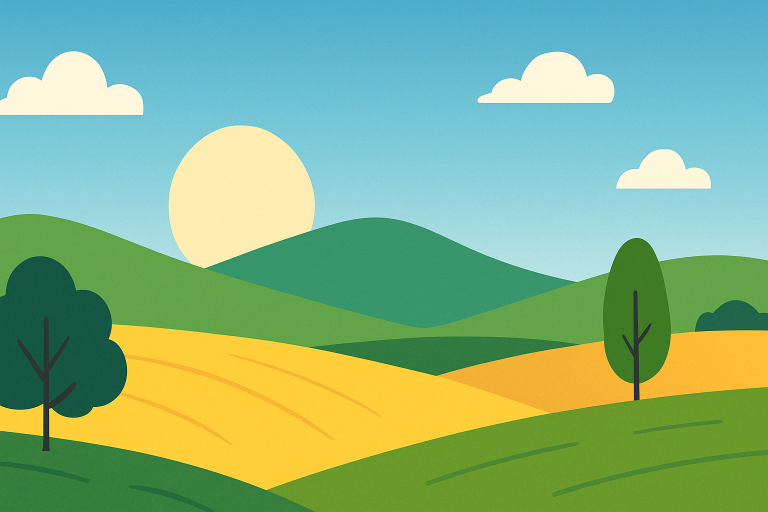
#> input picture week5/resim.png, 1536 x 1024 px (shown at 1/2 size)
$ jupyter execute 'ödev_kodları.ipynb'
#> lines starting #> are read from the running program, lines starting #| are printed output that depends on the picture; after the words box and inside, x2 and y2 are one past the last pixel; in counts of white or black regions, pixels touching at a corner belong together
[cell 1]
import cv2
import numpy as np


resim_yolu = 'resim.png'

# Görüntüyü yükleme
img = cv2.imread(resim_yolu)
#> img is the input picture: shape (1024, 1536, 3); mean B, G, R 133.6, 179.5, 132.4

if img is None:
    # Resim bulunamazsa hata mesajı
    print(f"Hata: Resim yolu '{resim_yolu}' bulunamadı. Dosya adını ve klasörü kontrol edin.")
else:
    #  Görüntüyü bir pencerede göster
    cv2.imshow('Orijinal Resim', img)

    #  Resmin boyutlarını ve kanal sayısını yazdır
    # img.shape formatı: (Yükseklik, Genişlik, Kanal)
    print(f"Görüntü Boyutu (Yükseklik, Genişlik, Kanal): {img.shape}")
#| Görüntü Boyutu (Yükseklik, Genişlik, Kanal): (1024, 1536, 3)
    print(f"Veri Tipi: {img.dtype}") # Piksel değerlerinin tipi (genellikle uint8)
#| Veri Tipi: uint8

    # Pencerenin açık kalmasını sağlar (herhangi bir tuşa basılana kadar)
    cv2.waitKey(0)
    cv2.destroyAllWindows() # Tüm OpenCV pencerelerini kapat

[cell 2]
# Görüntüyü B, G, R kanallarına ayır
B, G, R = cv2.split(img)
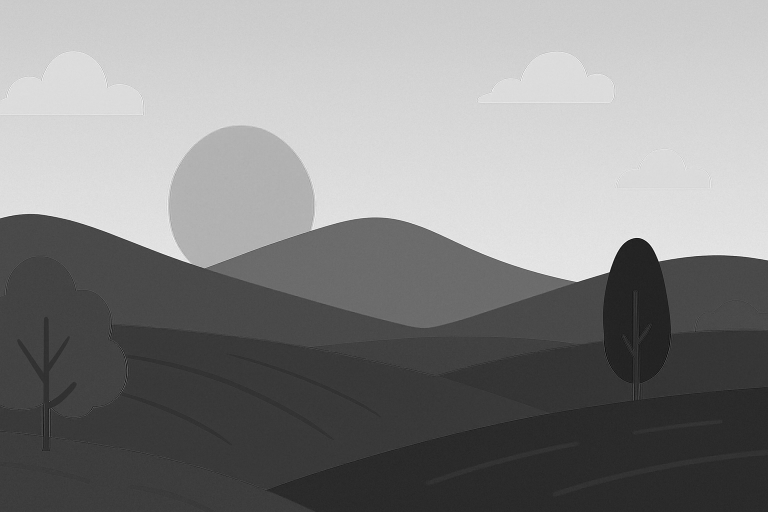
#> B: shape (1024, 1536) (shown at 1/2 size); min 0, max 255, mean 133.6
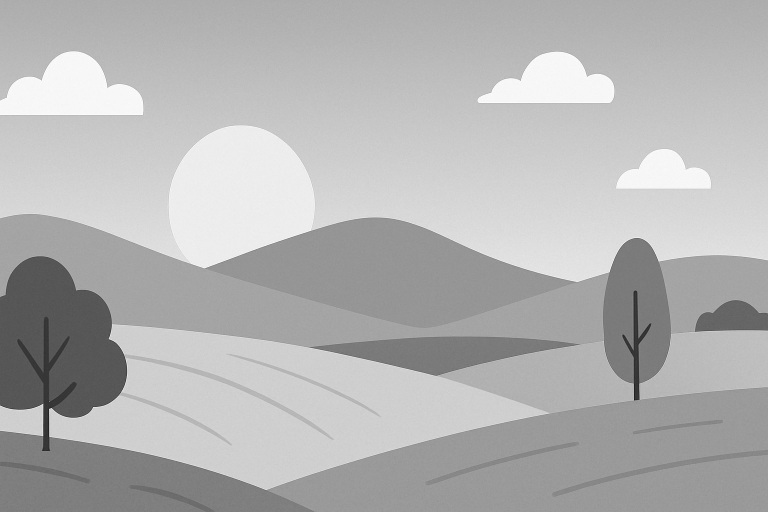
#> G: shape (1024, 1536) (shown at 1/2 size); min 2, max 255, mean 179.5
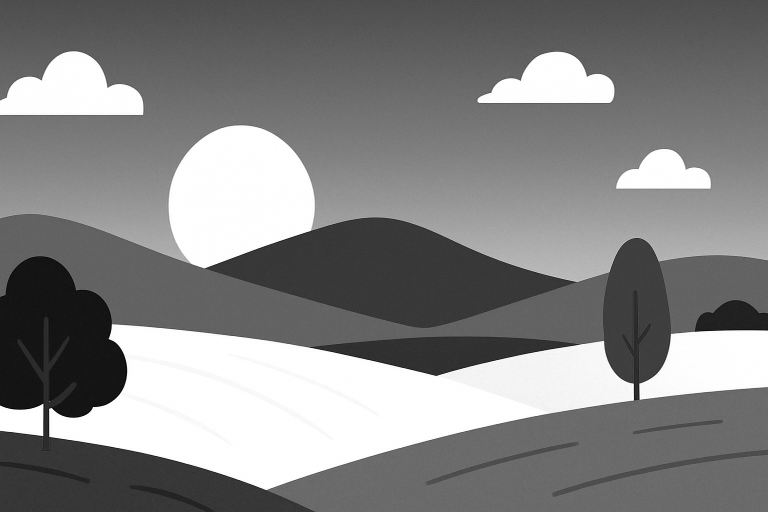
#> R: shape (1024, 1536) (shown at 1/2 size); min 0, max 255, mean 132.4

# Kanalları ayrı ayrı görüntüleme
# NOT: Her kanal sadece yoğunluk verisi içerdiği için siyah beyaz görünür.
cv2.imshow('Mavi Kanal', B)
cv2.imshow('Yesil Kanal', G)
cv2.imshow('Kirmizi Kanal', R)

print("Görüntü 3 renk kanalına (B, G, R) ayrıldı ve görüntülendi.")

# Pencereyi kapatmak için tuş bekleniyor
cv2.waitKey(0)
cv2.destroyAllWindows()


# Kanal Takası Yapılmış Versiyon Oluşturma (R ve B'yi değiştirme)
# OpenCV BGR kullanır. Biz RGB sırasıyla birleştirerek renkleri değiştiriyoruz.
img_swapped = cv2.merge([R, G, B])
cv2.imshow('Kanal Takasi (Kirmizi ve Mavi Yer Degistirdi)', img_swapped)

print("Kanal takası başarıyla yapıldı.")

# Pencereyi kapatmak için tuş bekleniyor
cv2.waitKey(0)
cv2.destroyAllWindows()

[cell 3]
# Resim boyutları: Yükseklik: 1080, Genişlik: 1920

# Yükseklik (Y ekseni: 0'dan 1080'e kadar)
y_baslangic = 100
y_bitis = 850

# Genişlik (X ekseni: 0'dan 1920'ye kadar)
x_baslangic = 50
x_bitis = 1400

# 5a. Görüntüyü kırpma

img_cropped = img[y_baslangic:y_bitis, x_baslangic:x_bitis]
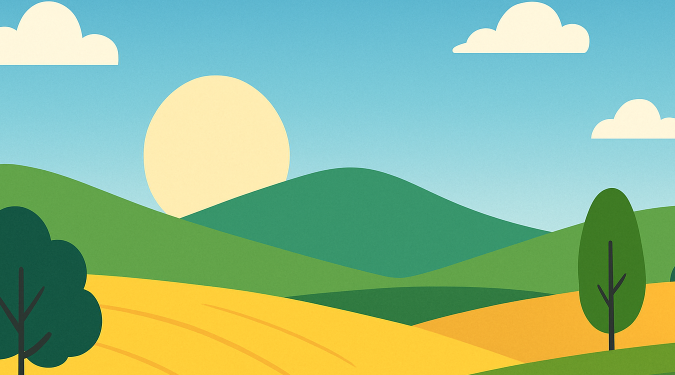
#> img_cropped: shape (750, 1350, 3) (shown at 1/2 size); mean B, G, R 143.5, 185.8, 142.4
cv2.imshow('Kirpilmis Resim (Merkez 500x500)', img_cropped)

# 5b. Görüntüyü yeniden boyutlandırma (bu kısım sabit kaldı, hedef boyut 300x400)
yeni_boyut = (300, 400)
img_resized = cv2.resize(img, yeni_boyut)
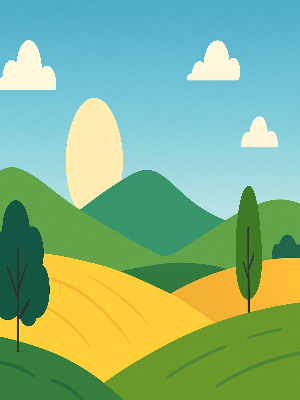
#> img_resized: shape (400, 300, 3); mean B, G, R 133.5, 179.4, 132.3
cv2.imshow('Yeniden Boyutlandirilmis Resim (300x400)', img_resized)

print(f"Resim ({y_baslangic}:{y_bitis}, {x_baslangic}:{x_bitis}) aralığında kırpıldı ve {yeni_boyut} boyutuna yeniden ayarlandı.")

# Pencereyi kapatmak için tuş bekleniyor
cv2.waitKey(0)
cv2.destroyAllWindows()

[cell 4]
import cv2
import numpy as np

# Web kamerasını aç (0, genellikle varsayılan kameradır) [cite: 24]
cap = cv2.VideoCapture(0)

if not cap.isOpened():
    print("Hata: Kamera açılamadı! Lütfen başka bir programın kamerayı kullanmadığından emin olun.")
else:
    print("Kamera başarıyla açıldı. Video akışını durdurmak için 'q' tuşuna basın.")

    while True:
        # Kameradan bir kare oku
        ret, frame = cap.read()
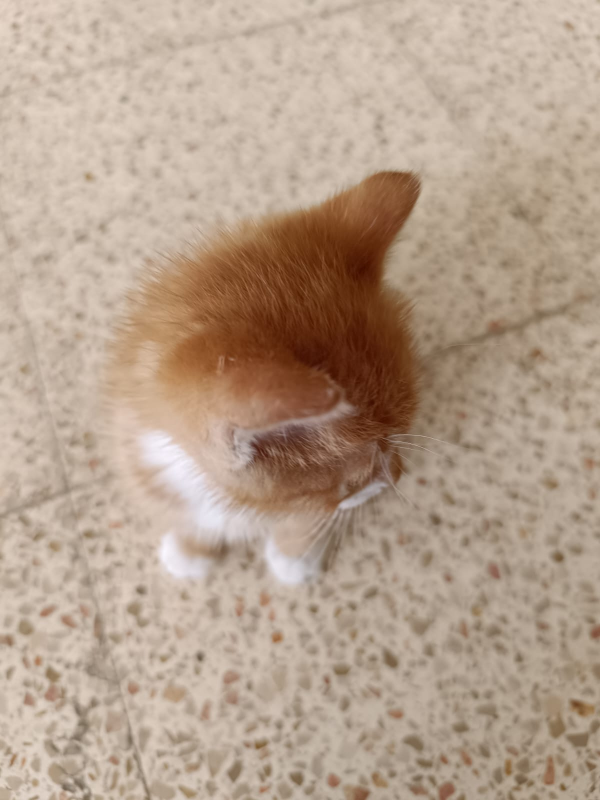
#> input picture fotograf/0.jpeg, 1200 x 1600 px, given in place of the camera (shown at 1/2 size)
#> frame is the input picture: shape (1600, 1200, 3); mean B, G, R 141.2, 159.6, 181

        if not ret:
            print("Kare alınamadı, çıkılıyor...")
            break

        # ---  GÖREV: Kare Üzerine Şekiller ve Metin Çizme  ---

        #  Yeşil bir dikdörtgen çizme (BGR: (0, 255, 0))
        cv2.rectangle(frame, (50, 50), (250, 250), (0, 255, 0), 3)

        #  Mavi bir daire çizme (içi dolu)
        cv2.circle(frame, (400, 150), 100, (255, 0, 0), -1)

        # Beyaz metin ekleme
        cv2.putText(frame, 'CANLI VIDEO', (50, 450),
                    cv2.FONT_HERSHEY_SIMPLEX, 1.5, (255, 255, 255), 3)

        # Görüntüyü bir pencerede göster
        cv2.imshow('CANLI VIDEO WIZARD', frame)

        # Kullanıcı girişini bekle
        key = cv2.waitKey(1)
#> (key q is pressed here)

        # 'q' tuşu ile çıkış
        if key == ord('q'):
            break

        # GÖREV: Ekran Görüntüsü (Screenshot) Özelliği
        # 's' tuşuna basılırsa kareyi kaydet
        elif key == ord('s'):
            cv2.imwrite('screenshot_proje2.png', frame)
            print("Ekran görüntüsü kaydedildi: screenshot_proje2.png")

    # Tüm kaynakları serbest bırak ve pencereleri kapat
    cap.release()
    cv2.destroyAllWindows()

[cell 5]
import cv2
import numpy as np

# Global değişkenler ve callback fonksiyonu (Değişmedi)
drawing = False
last_x, last_y = -1, -1

def cizim_yap(event, x, y, flags, param):
    """Fare olaylarını işleyen geri çağrı fonksiyonu"""
    global drawing, last_x, last_y


    if event == cv2.EVENT_LBUTTONDOWN:
        drawing = True
        last_x, last_y = x, y

    elif event == cv2.EVENT_MOUSEMOVE:
        if drawing == True:

            cv2.circle(param, (x, y), 5, (0, 0, 255), -1)
            last_x, last_y = x, y

    elif event == cv2.EVENT_LBUTTONUP:
        drawing = False

# Ana Program ve Kamerayı Bağlama
cap = cv2.VideoCapture(0)

#  ÖNCE PENCEREYİ OLUŞTUR
pencere_adi = 'Boyama Programi'
cv2.namedWindow(pencere_adi)

# SONRA FARE OLAYLARINI PENCEREYE BAĞLA

cv2.setMouseCallback(pencere_adi, cizim_yap, None)

if not cap.isOpened():
    print("Hata: Kamera açılamadı.")
else:
    print("Canlı yayın başladı. Çizim yapmak için fare sol tuşuna basılı tutun. Çıkış için 'q'.")

    while True:
        ret, frame = cap.read()
        if not ret:
            break


        cv2.setMouseCallback(pencere_adi, cizim_yap, frame) # Bu satır, çizimlerin güncel kareye yapılmasını sağlar.

        cv2.imshow(pencere_adi, frame)

        if cv2.waitKey(1) == ord('q'):
#> (key q is pressed here)
            break

    cap.release()
    cv2.destroyAllWindows()

[cell 6]
import cv2
import numpy as np

# GÖREV: Takip Edilecek Rengi Belirleme
# ÖNEMLİ: Kendi takip etmek istediğiniz nesnenin

low_blue = np.array([90, 50, 50])  # Düşük Ton, Doygunluk, Değer
high_blue = np.array([130, 255, 255]) # Yüksek Ton, Doygunluk, Değer

# Kamerayı aç
cap = cv2.VideoCapture(0)

if not cap.isOpened():
    print("Hata: Kamera açılamadı.")
else:
    while True:
        ret, frame = cap.read()
        if not ret:
            break


        hsv = cv2.cvtColor(frame, cv2.COLOR_BGR2HSV)
#> hsv: shape (1600, 1200, 3); mean H, S, V 16.1, 62.7, 181


        mask = cv2.inRange(hsv, low_blue, high_blue) # [cite: 33]
#> mask: shape (1600, 1200); every value is 0


        res = cv2.bitwise_and(frame, frame, mask=mask)
#> res: shape (1600, 1200, 3); every value is 0

        # GÖREV: Konturları (Nesne Sınırlarını) Bulma

        contours, hierarchy = cv2.findContours(mask, cv2.RETR_EXTERNAL, cv2.CHAIN_APPROX_SIMPLE) # [cite: 33]
#> contours = []

        # 3. ve 4. GÖREV: Filtreleme ve Bounding Box (Sınırlayıcı Kutu) Çizme
        if contours:

            largest_contour = max(contours, key=cv2.contourArea) # [cite: 33]

            #  GÖREV: Gürültüyü/küçük nesneleri filtrele
            if cv2.contourArea(largest_contour) > 500:

                #  GÖREV: En büyük nesnenin etrafına sınırlayıcı kutu çiz

                x, y, w, h = cv2.boundingRect(largest_contour)

                cv2.rectangle(frame, (x, y), (x + w, y + h), (255, 0, 0), 2)

                cv2.putText(frame, 'NESNE ALGILANDI', (x, y - 10), cv2.FONT_HERSHEY_SIMPLEX, 0.7, (255, 0, 0), 2)

        # Sonuçları göster
        cv2.imshow('Orijinal Kare (Takip)', frame)
        cv2.imshow('HSV Maskesi', mask) # Bu pencere sadece beyaz/siyah (ikili) maskeyi gösterir

        if cv2.waitKey(1) == ord('q'):
#> (key q is pressed here)
            break

    cap.release()
    cv2.destroyAllWindows()

[cell 7]
import cv2
import numpy as np

# Haar Cascade dosyasını yükle

face_cascade = cv2.CascadeClassifier('haarcascade_frontalface_default.xml')

if face_cascade.empty():
    # Bu kontrol, dosyanın hâlâ bulunamadığı durumlar için kalmalı
    print("Hata: Haar Cascade XML dosyası yüklenemedi. Lütfen 'haarcascade_frontalface_default.xml' dosyasının doğru klasörde olduğundan emin olun.")
else:
    # Kamerayı aç
    cap = cv2.VideoCapture(0)

    if not cap.isOpened():
        print("Hata: Kamera açılamadı.")
    else:
        print("Canlı yüz algılama başladı. Yüzünüzü kameraya yaklaştırın. Çıkış için 'q'.")

        while True:
            ret, frame = cap.read()
            if not ret:
                break

            # Performans için kareyi gri tonlamaya çevir
            gray = cv2.cvtColor(frame, cv2.COLOR_BGR2GRAY)
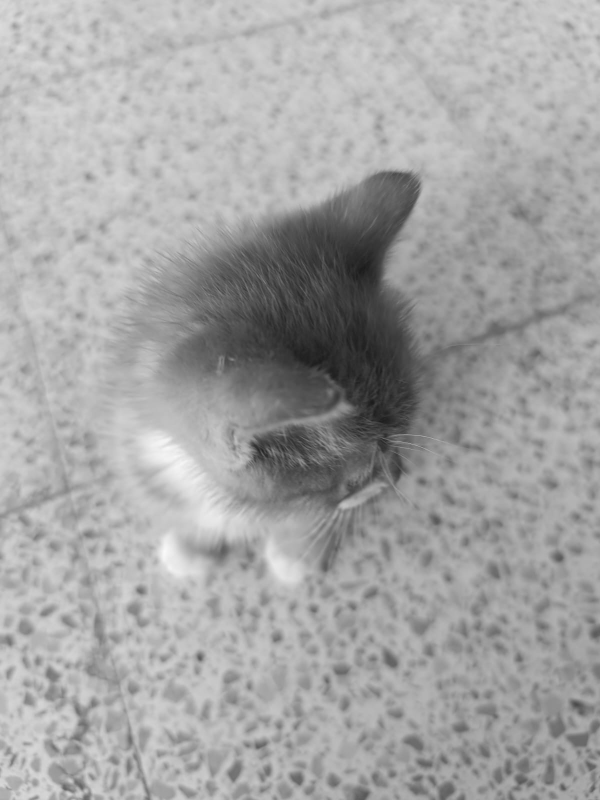
#> gray: shape (1600, 1200) (shown at 1/2 size); min 25, max 250, mean 163.9

            # Yüzleri algıla
            faces = face_cascade.detectMultiScale(
                gray,
                scaleFactor=1.1,
                minNeighbors=5,
                minSize=(30, 30)
            )
#> faces = [[876, 1508, 63, 63], [116, 1164, 78, 78], [71, 1461, 109, 109], [170, 550, 136, 136]]

            # Yüz Algılama ve Filtre Uygulama
            for (x, y, w, h) in faces:
                # 1. Yüz Çevresine Kutu Çiz
                cv2.rectangle(frame, (x, y), (x + w, y + h), (0, 255, 0), 2)

                # 2. GÖREV: Yüz Bölgesine "Privacy Blur" (Gizlilik Bulanıklığı) Uygula
                face_roi = frame[y:y+h, x:x+w]

                # Bulanıklık uygula (çekirdek boyutu ne kadar büyükse o kadar bulanık)
                # w//8 | 1, genişliği 8'e bölüp tek sayıya yuvarlar (Gaussian blur için gerekli)
                blur_amount = w // 10 | 1 # Bulanıklık miktarını yüz boyutuna göre ayarlar
                face_roi = cv2.GaussianBlur(face_roi, (blur_amount, blur_amount), 0)

                # Bulanık bölgeyi tekrar kareye yerleştir
                frame[y:y+h, x:x+w] = face_roi
#> this loop made 4 passes
#> (x, y, w, h, blur_amount) on passes 1 to 4: (876, 1508, 63, 63, 7), (116, 1164, 78, 78, 7), (71, 1461, 109, 109, 11), (170, 550, 136, 136, 13)
#> pass 2, `face_roi = cv2.GaussianBlur(face_roi, (blur_amount, blur_amount), 0)`:
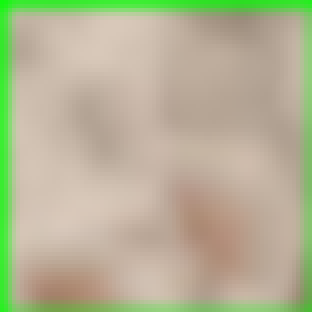
#> face_roi: shape (78, 78, 3) (shown 4 times larger); mean B, G, R 148.8, 179.6, 180.9
#> after the loop:
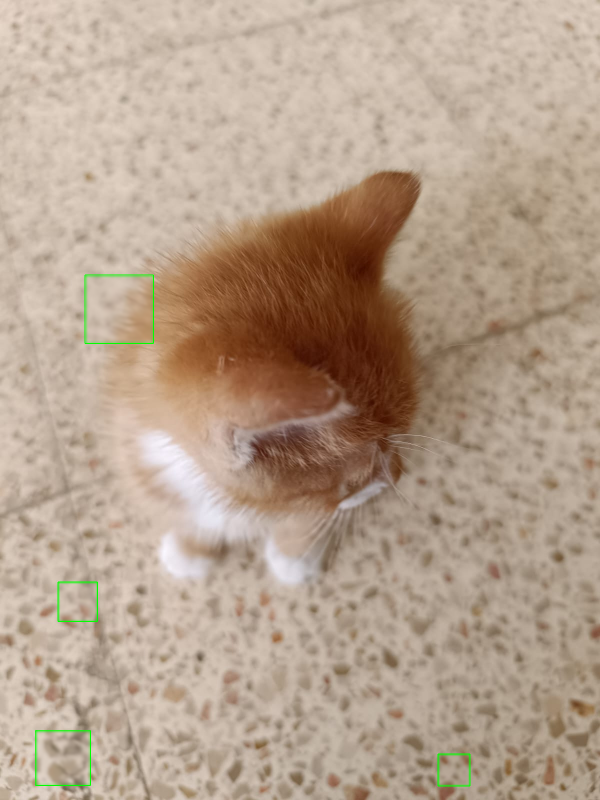
#> frame: shape (1600, 1200, 3) (shown at 1/2 size); 1.95% of pixels changed, all inside (x1, y1, x2, y2) = (70, 549, 941, 1573)

            # 3. GÖREV: Yüz Sayısını Görüntüleme
            face_count = len(faces)
#> face_count = 4
            cv2.putText(frame, f'Yuz Sayisi: {face_count}', (10, 30),
                        cv2.FONT_HERSHEY_SIMPLEX, 1, (0, 255, 0), 2)
#> frame: shape (1600, 1200, 3); 0.06% of pixels changed, all inside (x1, y1, x2, y2) = (10, 7, 214, 39)

            cv2.imshow('Akilli Selfie Uygulamasi', frame)

            if cv2.waitKey(1) == ord('q'):
#> (key q is pressed here)
                break

        cap.release()
        cv2.destroyAllWindows()

[cell 8]
import cv2
import numpy as np

# 1. GÖREV: Sanal İçeriği Yükle
logo = cv2.imread('logo.png')
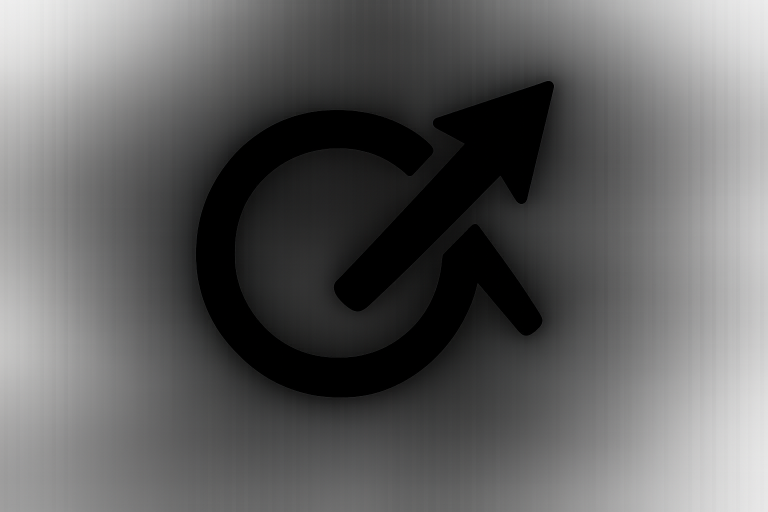
#> input picture week5/logo.png, 1536 x 1024 px (shown at 1/2 size)
#> logo is the input picture: shape (1024, 1536, 3); mean B, G, R 98.9, 98.8, 98.9
if logo is None:
    print("Hata: 'logo.png' bulunamadı. Lütfen sanal görüntüyü klasöre kopyalayın.")
    # Logo bulunamazsa programın çökmemesi için boş bir resim oluştur
    logo = np.zeros((300, 300, 3), dtype=np.uint8)

# Marker'ı takip etmek için HSV aralığı (Örnek: Parlak Yeşil bir kağıt)
# Kendi markerinizin rengine göre bu değerleri AYARLAMALISINIZ!
# Örnek: Yeşil renk için HSV aralığı
low_marker = np.array([35, 100, 100])
high_marker = np.array([80, 255, 255])

cap = cv2.VideoCapture(0)

while True:
    ret, frame = cap.read()
    if not ret:
        break

    hsv = cv2.cvtColor(frame, cv2.COLOR_BGR2HSV)
    mask = cv2.inRange(hsv, low_marker, high_marker)

    # Konturları bul (Marker'ı tespit et)
    contours, _ = cv2.findContours(mask, cv2.RETR_EXTERNAL, cv2.CHAIN_APPROX_SIMPLE)

    if contours:
        largest_contour = max(contours, key=cv2.contourArea)

        # 2. GÖREV: Marker'ın Köşelerini Bulma (Yaklaşık Dörtgen Algılama)
        if cv2.contourArea(largest_contour) > 2000:
            # Konturdan yaklaşımla köşeleri bul (Poligonal Yaklaşım)
            epsilon = 0.04 * cv2.arcLength(largest_contour, True) # Kontur uzunluğunun %4'ü hassasiyet
            approx = cv2.approxPolyDP(largest_contour, epsilon, True)

            # Sadece DÖRT köşe bulursak (kare veya dikdörtgen marker) devam et
            if len(approx) == 4:

                # Köşeleri düzgün sırala (bu, dönüşümün doğru yapılması için kritiktir)
                approx = approx.reshape((4, 2))
                # Basit bir sıralama fonksiyonu (Genellikle köşe bulma algoritmaları bu sıralamayı basitleştirir)
                # Köşeleri al: approx[0][0], approx[1][0], ...

                # Sanal Görüntünün Köşeleri (Logo'nun Düzlemsel Hali)
                src_pts = np.float32([
                    [0, 0],                            # Sol Üst
                    [logo.shape[1] - 1, 0],           # Sağ Üst
                    [logo.shape[1] - 1, logo.shape[0] - 1], # Sağ Alt
                    [0, logo.shape[0] - 1]             # Sol Alt
                ])

                # Marker'ın Köşeleri (Gerçekteki Eğik Konumu)
                # approx[0][0]'dan itibaren sıralama (örneğin Sol Üst, Sağ Üst, Sağ Alt, Sol Alt) varsayılır.
                dst_pts = np.float32([approx[0], approx[1], approx[2], approx[3]])

                # 3. GÖREV: Perspektif Dönüşümü Matrisini Hesapla
                M = cv2.getPerspectiveTransform(src_pts, dst_pts)

                # 4. GÖREV: Sanal görüntüyü marker'ın perspektifine dönüştür
                warped_logo = cv2.warpPerspective(logo, M, (frame.shape[1], frame.shape[0]))

                # 5. GÖREV: Dönüşmüş Logoyu Canlı Kare Üzerine Yerleştirme

                mask_logo = np.zeros(frame.shape, dtype=np.uint8)
                cv2.fillConvexPoly(mask_logo, approx.astype(int), (255, 255, 255), cv2.LINE_AA)
                mask_logo_inv = cv2.bitwise_not(mask_logo)

                # Orijinal karede logo'nun geleceği bölgeyi temizle
                frame_masked = cv2.bitwise_and(frame, mask_logo_inv)

                # Logo'yu temizlenmiş karenin üzerine ekle
                final_output = cv2.add(frame_masked, warped_logo)
                frame = final_output # Ana kareyi güncelle

                # Marker'ın etrafına yeşil bir kutu çizerek marker'ı görselleştir
                cv2.polylines(frame, [approx], True, (0, 255, 0), 2)

    cv2.imshow('Artirilmis Gerceklik (AR) Proje 6', frame)

    if cv2.waitKey(1) == ord('q'):
#> (key q is pressed here)
        break

cap.release()
cv2.destroyAllWindows()
